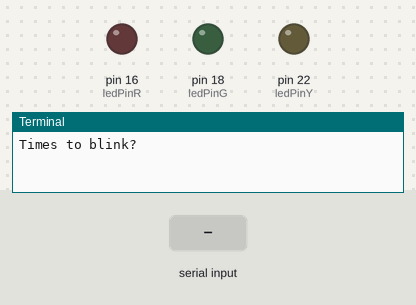
Simulated run of this program. Board: Raspberry Pi (header pin numbers). On the bench: output pins drawn as LEDs (lit = HIGH), the last lines printed to the terminal. Inputs (shaded band) come from the test bench.

Above: at 1.2 s.
1.3 s: "5" typed at the terminal, then Enter
At 1.7 s:
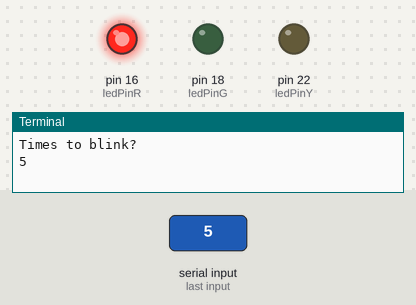
At 3.1 s:
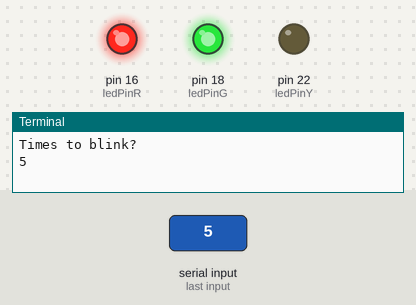
Timing chart, 0 to 13.3 s (numbered marks = the images above; inputs shaded):
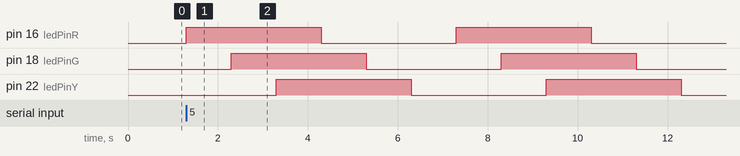

Measured:
- after the input at 1.3 s, pin 16 (ledPinR): alternates HIGH for 3.0 s and LOW for 3.0 s, starting at once; pin 18 (ledPinG): alternates HIGH for 3.0 s and LOW for 3.0 s, starting after 1.0 s; pin 22 (ledPinY): alternates HIGH for 3.0 s and LOW for 3.0 s, starting after 2.0 s

The program:

myLEDsblink.py
```python
import RPi.GPIO as GPIO #RPI.GPIO is GPIO
import time

GPIO.setmode(GPIO.BOARD)
ledPinR = 16
ledPinG = 18
ledPinY = 22

GPIO.setup(ledPinR, GPIO.OUT)
GPIO.setup(ledPinG, GPIO.OUT)
GPIO.setup(ledPinY, GPIO.OUT)

blinks =int(input("Times to blink? "))

for i in range(0,blinks):
    GPIO.output(ledPinR, True)
    time.sleep(1)
    GPIO.output(ledPinG, True)
    time.sleep(1)
    GPIO.output(ledPinY, True)
    time.sleep(1)
    GPIO.output(ledPinR, False)
    time.sleep(1)
    GPIO.output(ledPinG, False)
    time.sleep(1)
    GPIO.output(ledPinY, False)
    time.sleep(1)

GPIO.cleanup()
```
